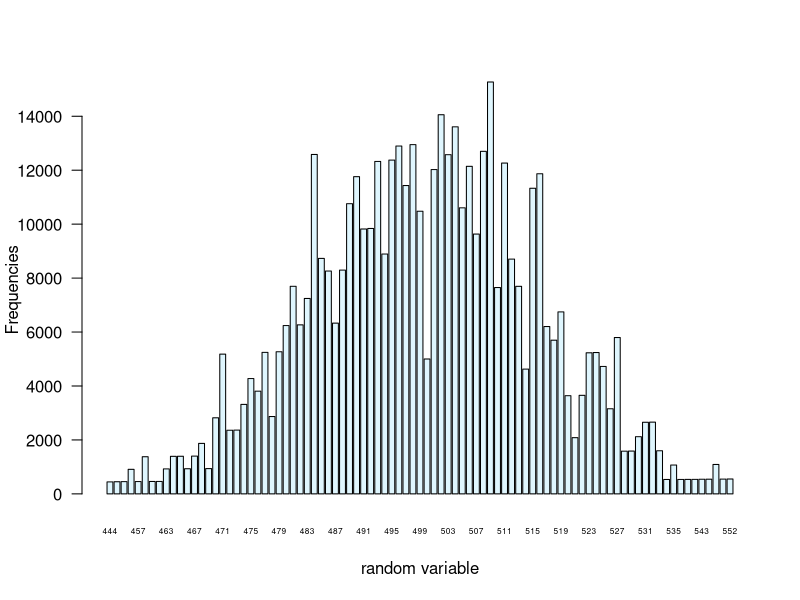
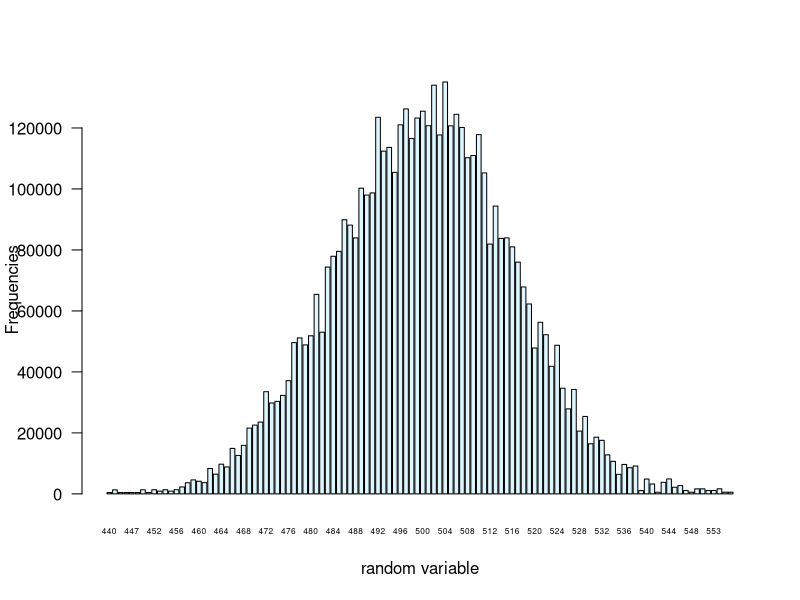
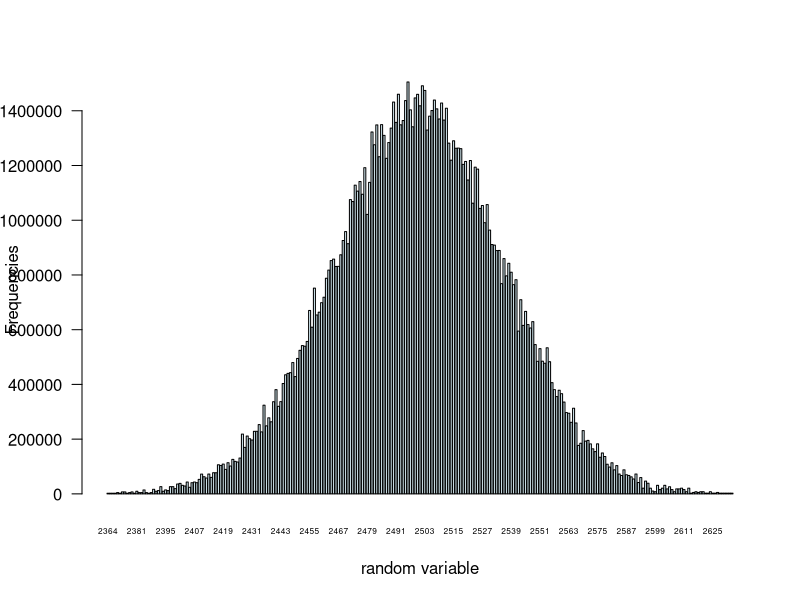
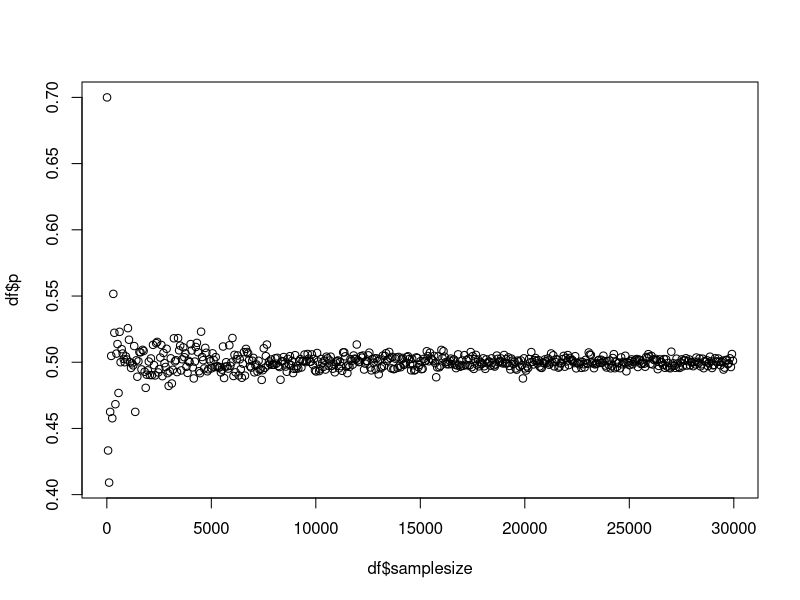

Write the R code that produced these figures, in order.
## ---- chunk 1
knitr::opts_chunk$set(echo = TRUE)
## ---- chunk 2
sampl <-rbinom(1000, 1000, 0.5)
sampl.df <-data.frame(sampl)

sampl.agg.df <- aggregate(sampl.df$sampl, by = list(rv = sampl.df$sampl) , FUN = sum)

barplot(sampl.agg.df$x~sampl.agg.df$rv, col=c("#ccf0fe9f"), horiz=FALSE, cex.names=0.5, las=1, width=1, 
        xlab="random variable", ylab="Frequencies")
## ---- chunk 3
sampl <-rbinom(10000, 1000, 0.5)
sampl.df <-data.frame(sampl)

sampl.agg.df <- aggregate(sampl.df$sampl, by = list(rv = sampl.df$sampl) , FUN = sum)

barplot(sampl.agg.df$x~sampl.agg.df$rv, col=c("#ccf0fe9f"), horiz=FALSE, cex.names=0.5, las=1, width=1, 
        xlab="random variable", ylab="Frequencies")
## ---- chunk 4
sampl <-rbinom(50000, 5000, 0.5)
sampl.df <-data.frame(sampl)

sampl.agg.df <- aggregate(sampl.df$sampl, by = list(rv = sampl.df$sampl) , FUN = sum)

barplot(sampl.agg.df$x~sampl.agg.df$rv, col=c("#ccf0fe9f"), horiz=FALSE, cex.names=0.5, las=1, width=1, 
        xlab="random variable", ylab="Frequencies")
## ---- chunk 5
samplesize = 10
df <- data.frame(samplesize= numeric(0), p= numeric(0))
for (i in seq(10, 30000, by = 50) ){
  sampl <-rbinom(i, 1, 0.5)
  sampl.df <- data.frame(sampl)
  df[i, ] <- c(i, mean(sampl.df$sampl))
}

plot(df$samplesize, df$p)
